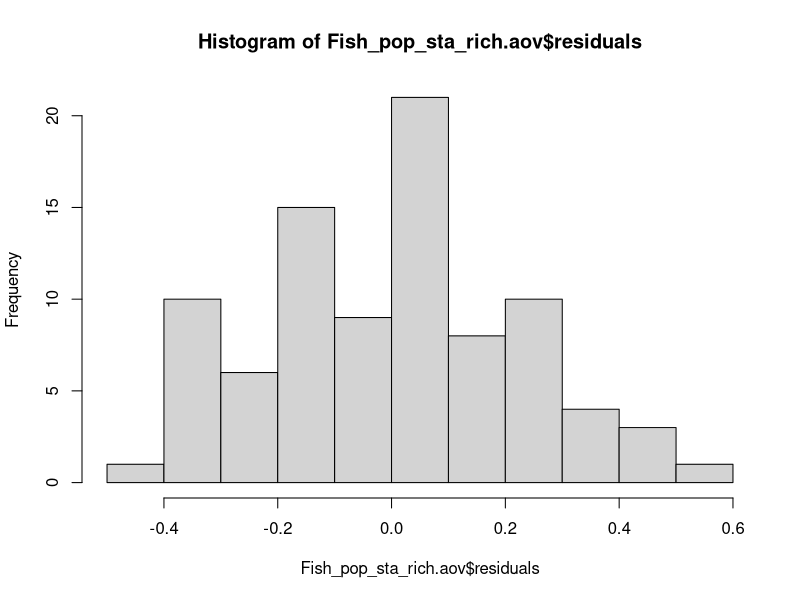
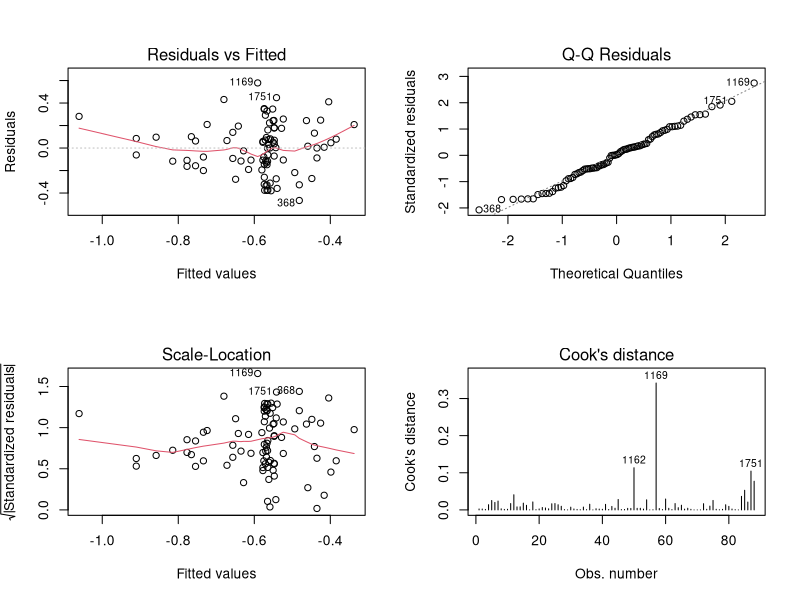
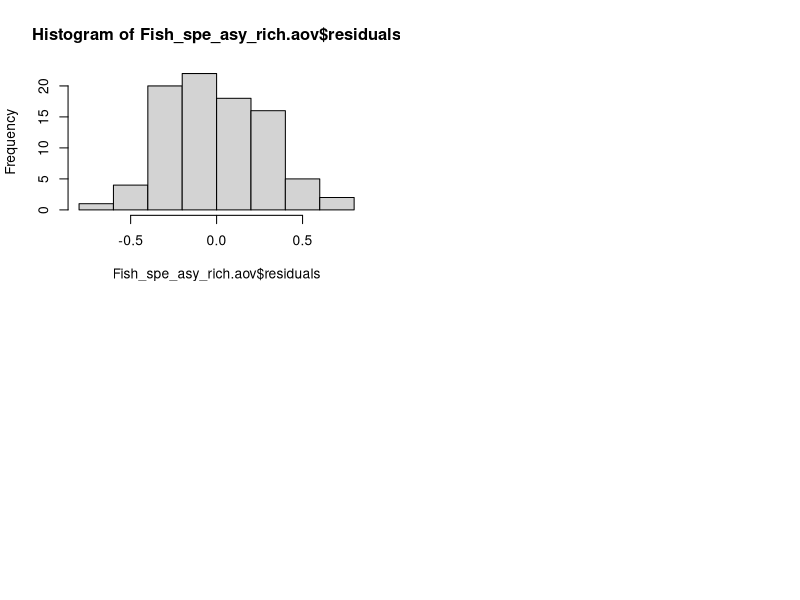
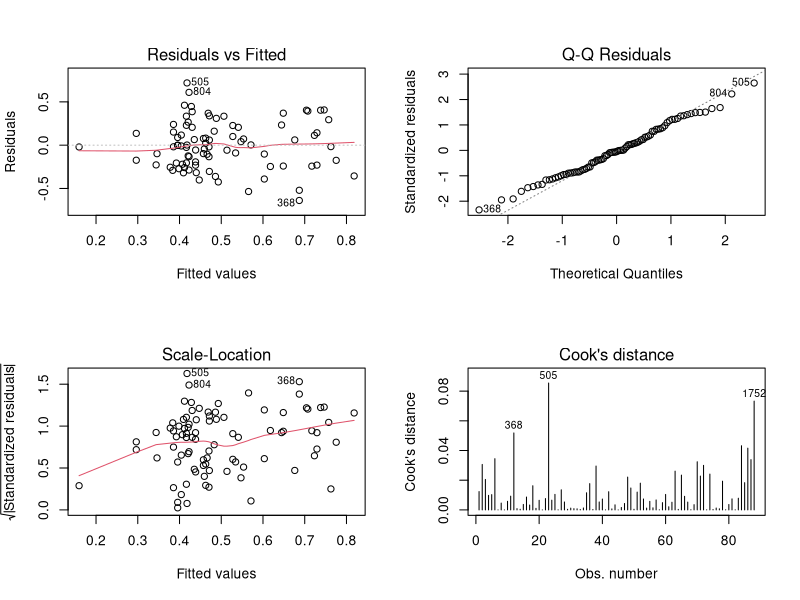
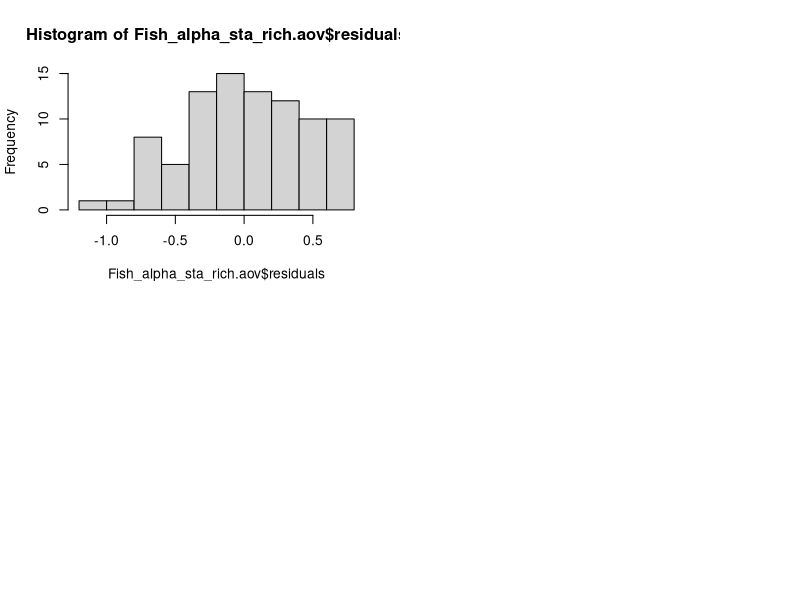
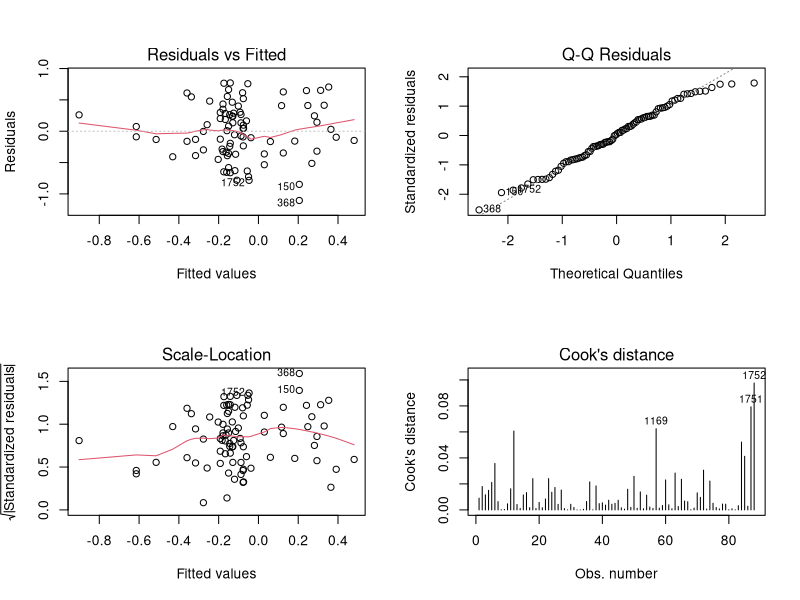
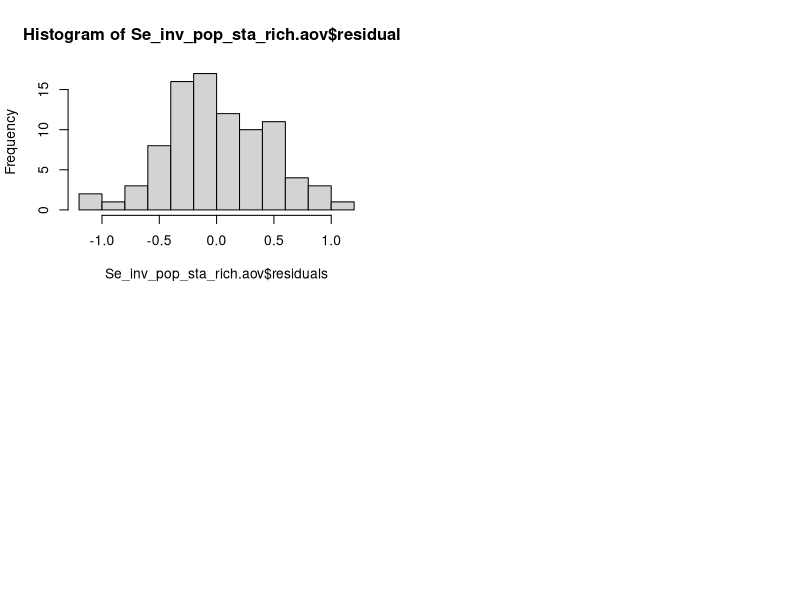
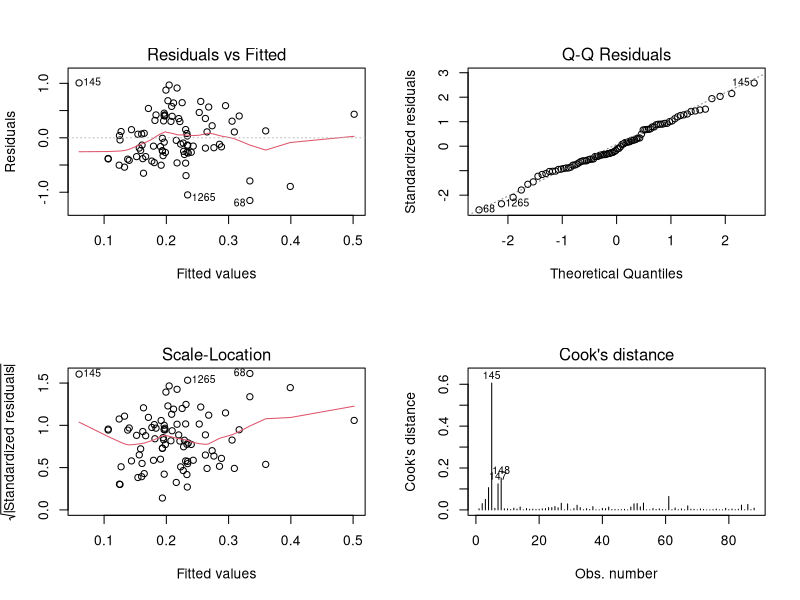

The R source for these figures, in order:
rm(list=ls())
#setwd("")

############################################# Local scale ####################################################          
##############################################################################################################
KFCD_local.data <- read.csv('KFCD_div_sta_local_ln.csv',header=T)
variable.names(KFCD_local.data)
summary(KFCD_local.data$times)

year_7_local.data <- KFCD_local.data[grep("7-year", KFCD_local.data$year_intervals),]

Fish.data <- year_7_local.data[grep("FISH", year_7_local.data$groups),]
Se_inv.data <- year_7_local.data[grep("SESSILE INVERT", year_7_local.data$groups),]
Mo_inv.data <- year_7_local.data[grep("MOBILE INVERT", year_7_local.data$groups),]
Alga.data <- year_7_local.data[grep("UNDERSTORY ALGAE", year_7_local.data$groups),]

##############################################################################################
# richness based
# 1. comparing the effects of heatwave on the diversity-stability relationships at local scale
# 1.1 Fish 
###################################################################### population stability
Fish_pop_sta_rich.aov <- aov(spe_sta ~ alphaD*times, data = Fish.data)
summary(Fish_pop_sta_rich.aov)
# Assess normality of residuals
hist(Fish_pop_sta_rich.aov$residuals)
# Inspect the model diagnostic metrics
par(mfrow=c(2,2))
plot(Fish_pop_sta_rich.aov, which=1:4)

######################################################################  species asynchrony
Fish_spe_asy_rich.aov <- aov(spe_asy ~ alphaD*times, data = Fish.data)
summary(Fish_spe_asy_rich.aov)
# Assess normality of residuals
hist(Fish_spe_asy_rich.aov$residuals)
# Inspect the model diagnostic metrics
par(mfrow=c(2,2))
plot(Fish_spe_asy_rich.aov, which=1:4)

######################################################################  alpha stability
Fish_alpha_sta_rich.aov <- aov(alpha_sta ~ alphaD*times, data = Fish.data)
summary(Fish_alpha_sta_rich.aov)
# Assess normality of residuals
hist(Fish_alpha_sta_rich.aov$residuals)
# Inspect the model diagnostic metrics
par(mfrow=c(2,2))
plot(Fish_alpha_sta_rich.aov, which=1:4)

# 1.2 Sessile invertebrates 
######################################################################  population stability
Se_inv_pop_sta_rich.aov <- aov(spe_sta ~ alphaD*times, data = Se_inv.data)
summary(Se_inv_pop_sta_rich.aov)
# Assess normality of residuals
hist(Se_inv_pop_sta_rich.aov$residuals)
# Inspect the model diagnostic metrics
par(mfrow=c(2,2))
plot(Se_inv_pop_sta_rich.aov, which=1:4)

######################################################################  species asynchrony
Se_inv_spe_asy_rich.aov <- aov(spe_asy ~ alphaD*times, data = Se_inv.data)
summary(Se_inv_spe_asy_rich.aov)
# Assess normality of residuals
hist(Se_inv_spe_asy_rich.aov$residuals)
# Inspect the model diagnostic metrics
par(mfrow=c(2,2))
plot(Se_inv_spe_asy_rich.aov, which=1:4)

######################################################################  alpha stability
Se_inv_alpha_sta_rich.aov <- aov(alpha_sta ~ alphaD*times, data = Se_inv.data)
summary(Se_inv_alpha_sta_rich.aov)
# Assess normality of residuals
hist(Se_inv_alpha_sta_rich.aov$residuals)
# Inspect the model diagnostic metrics
par(mfrow=c(2,2))
plot(Se_inv_alpha_sta_rich.aov, which=1:4)

# 1.3 Mobile invertebrates 
######################################################################  population stability
Mo_inv_pop_sta_rich.aov <- aov(spe_sta ~ alphaD*times, data = Mo_inv.data)
summary(Mo_inv_pop_sta_rich.aov)
# Assess normality of residuals
hist(Mo_inv_pop_sta_rich.aov$residuals)
# Inspect the model diagnostic metrics
par(mfrow=c(2,2))
plot(Mo_inv_pop_sta_rich.aov, which=1:4)

######################################################################  species asynchrony
Mo_inv_spe_asy_rich.aov <- aov(spe_asy ~ alphaD*times, data = Mo_inv.data)
summary(Mo_inv_spe_asy_rich.aov)
# Assess normality of residuals
hist(Mo_inv_spe_asy_rich.aov$residuals)
# Inspect the model diagnostic metrics
par(mfrow=c(2,2))
plot(Mo_inv_spe_asy_rich.aov, which=1:4)

######################################################################  alpha stability
Mo_inv_alpha_sta_rich.aov <- aov(alpha_sta ~ alphaD*times, data = Mo_inv.data)
summary(Mo_inv_alpha_sta_rich.aov)
# Assess normality of residuals
hist(Mo_inv_alpha_sta_rich.aov$residuals)
# Inspect the model diagnostic metrics
par(mfrow=c(2,2))
plot(Mo_inv_alpha_sta_rich.aov, which=1:4)

# 1.4 Understory Algae 
######################################################################  population stability
Alga_pop_sta_rich.aov <- aov(spe_sta ~ alphaD*times, data = Alga.data)
summary(Alga_pop_sta_rich.aov)
# Assess normality of residuals
hist(Alga_pop_sta_rich.aov$residuals)
# Inspect the model diagnostic metrics
par(mfrow=c(2,2))
plot(Alga_pop_sta_rich.aov, which=1:4)

######################################################################  species asynchrony
Alga_spe_asy_rich.aov <- aov(spe_asy ~ alphaD*times, data = Alga.data)
summary(Alga_spe_asy_rich.aov)
# Assess normality of residuals
hist(Alga_spe_asy_rich.aov$residuals)
# Inspect the model diagnostic metrics
par(mfrow=c(2,2))
plot(Alga_spe_asy_rich.aov, which=1:4)

######################################################################  alpha stability
Alga_alpha_sta_rich.aov <- aov(alpha_sta ~ alphaD*times, data = Alga.data)
summary(Alga_alpha_sta_rich.aov)
# Assess normality of residuals
hist(Alga_alpha_sta_rich.aov$residuals)
# Inspect the model diagnostic metrics
par(mfrow=c(2,2))
plot(Alga_alpha_sta_rich.aov, which=1:4)

##############################################################################################
# 1/Simpson based
# 1. comparing the effects of heatwave on the diversity-stability relationships at local scale
# 1.1 Fish 
#######################################################################  population stability
Fish_pop_sta_simp.aov <- aov(spe_sta ~ alphaD2*times, data = Fish.data)
summary(Fish_pop_sta_simp.aov)
# Assess normality of residuals
hist(Fish_pop_sta_simp.aov$residuals)
# Inspect the model diagnostic metrics
par(mfrow=c(2,2))
plot(Fish_pop_sta_simp.aov, which=1:4)

#######################################################################  species asynchrony
Fish_spe_asy_simp.aov <- aov(spe_asy ~ alphaD2*times, data = Fish.data)
summary(Fish_spe_asy_simp.aov)
# Assess normality of residuals
hist(Fish_spe_asy_simp.aov$residuals)
# Inspect the model diagnostic metrics
par(mfrow=c(2,2))
plot(Fish_spe_asy_simp.aov, which=1:4)

#######################################################################  alpha stability
Fish_alpha_sta_simp.aov <- aov(alpha_sta ~ alphaD2*times, data = Fish.data)
summary(Fish_alpha_sta_simp.aov)
# Assess normality of residuals
hist(Fish_alpha_sta_simp.aov$residuals)
# Inspect the model diagnostic metrics
par(mfrow=c(2,2))
plot(Fish_alpha_sta_simp.aov, which=1:4)

# 1.2 Sessile invertebrates 
#######################################################################  population stability
Se_inv_pop_sta_simp.aov <- aov(spe_sta ~ alphaD2*times, data = Se_inv.data)
summary(Se_inv_pop_sta_simp.aov)
# Assess normality of residuals
hist(Se_inv_pop_sta_simp.aov$residuals)
# Inspect the model diagnostic metrics
par(mfrow=c(2,2))
plot(Se_inv_pop_sta_simp.aov, which=1:4)

#######################################################################  species asynchrony
Se_inv_spe_asy_simp.aov <- aov(spe_asy ~ alphaD2*times, data = Se_inv.data)
summary(Se_inv_spe_asy_simp.aov)
# Assess normality of residuals
hist(Se_inv_spe_asy_simp.aov$residuals)
# Inspect the model diagnostic metrics
par(mfrow=c(2,2))
plot(Se_inv_spe_asy_simp.aov, which=1:4)

#######################################################################  alpha stability
Se_inv_alpha_sta_simp.aov <- aov(alpha_sta ~ alphaD2*times, data = Se_inv.data)
summary(Se_inv_alpha_sta_simp.aov)
# Assess normality of residuals
hist(Se_inv_alpha_sta_simp.aov$residuals)
# Inspect the model diagnostic metrics
par(mfrow=c(2,2))
plot(Se_inv_alpha_sta_simp.aov, which=1:4)

# 1.3 Mobile invertebrates 
#######################################################################  population stability
Mo_inv_pop_sta_simp.aov <- aov(spe_sta ~ alphaD2*times, data = Mo_inv.data)
summary(Mo_inv_pop_sta_simp.aov)
# Assess normality of residuals
hist(Mo_inv_pop_sta_simp.aov$residuals)
# Inspect the model diagnostic metrics
par(mfrow=c(2,2))
plot(Mo_inv_pop_sta_simp.aov, which=1:4)

#######################################################################  species asynchrony
Mo_inv_spe_asy_simp.aov <- aov(spe_asy ~ alphaD2*times, data = Mo_inv.data)
summary(Mo_inv_spe_asy_simp.aov)
# Assess normality of residuals
hist(Mo_inv_spe_asy_simp.aov$residuals)
# Inspect the model diagnostic metrics
par(mfrow=c(2,2))
plot(Mo_inv_spe_asy_simp.aov, which=1:4)

#######################################################################  alpha stability
Mo_inv_alpha_sta_simp.aov <- aov(alpha_sta ~ alphaD2*times, data = Mo_inv.data)
summary(Mo_inv_alpha_sta_simp.aov)
# Assess normality of residuals
hist(Mo_inv_alpha_sta_simp.aov$residuals)
# Inspect the model diagnostic metrics
par(mfrow=c(2,2))
plot(Mo_inv_alpha_sta_simp.aov, which=1:4)

# 1.4 Understory Algae 
#######################################################################  population stability
Alga_pop_sta_simp.aov <- aov(spe_sta ~ alphaD2*times, data = Alga.data)
summary(Alga_pop_sta_simp.aov)
# Assess normality of residuals
hist(Alga_pop_sta_simp.aov$residuals)
# Inspect the model diagnostic metrics
par(mfrow=c(2,2))
plot(Alga_pop_sta_simp.aov, which=1:4)

#######################################################################  species asynchrony
Alga_spe_asy_simp.aov <- aov(spe_asy ~ alphaD2*times, data = Alga.data)
summary(Alga_spe_asy_simp.aov)
# Assess normality of residuals
hist(Alga_spe_asy_simp.aov$residuals)
# Inspect the model diagnostic metrics
par(mfrow=c(2,2))
plot(Alga_spe_asy_simp.aov, which=1:4)

#######################################################################  alpha stability
Alga_alpha_sta_simp.aov <- aov(alpha_sta ~ alphaD2*times, data = Alga.data)
summary(Alga_alpha_sta_simp.aov)
# Assess normality of residuals
hist(Alga_alpha_sta_simp.aov$residuals)
# Inspect the model diagnostic metrics
par(mfrow=c(2,2))
plot(Alga_alpha_sta_simp.aov, which=1:4)


############################################# Regional scale ################################################# 
##############################################################################################################
KFCD_regional.data <- read.csv('KFCD_div_sta_regional_ln.csv',header=T)
variable.names(KFCD_regional.data)
summary(KFCD_regional.data$time)

year_7_regional.data <- KFCD_regional.data[grep("7-year", KFCD_regional.data$year_intervals),]

Fish_regional.data <- year_7_regional.data[grep("FISH", year_7_regional.data$groups),]
Se_inv_regional.data <- year_7_regional.data[grep("SESSILE INVERT", year_7_regional.data$groups),]
Mo_inv_regional.data <- year_7_regional.data[grep("MOBILE INVERT", year_7_regional.data$groups),]
Alga_regional.data <- year_7_regional.data[grep("UNDERSTORY ALGAE", year_7_regional.data$groups),]
##############################################################################################################

# 2. comparing the effects of heatwave on the diversity-stability relationships at broad scale
# 2.1 Fish 
#######################################################################  spatial asynchrony
Fish_spa_asy_rich.aov <- aov(spe_asy ~ betaD*times, data = Fish_regional.data)
summary(Fish_spa_asy_rich.aov)
# Assess normality of residuals
hist(Fish_spa_asy_rich.aov$residuals)
# Inspect the model diagnostic metrics
par(mfrow=c(2,2))
plot(Fish_spa_asy_rich.aov, which=1:4)

#######################################################################  gamma stability
Fish_gamma_sta_rich.aov <- aov(gamma_sta ~ gammaD*times, data = Fish_regional.data)
summary(Fish_gamma_sta_rich.aov)
# Assess normality of residuals
hist(Fish_gamma_sta_rich.aov$residuals)
# Inspect the model diagnostic metrics
par(mfrow=c(2,2))
plot(Fish_gamma_sta_rich.aov, which=1:4)

# 2.2 Sessile invertebrates
#######################################################################  spatial asynchrony
Se_inv_spa_asy_rich.aov <- aov(spe_asy ~ betaD*times, data = Se_inv_regional.data)
summary(Se_inv_spa_asy_rich.aov)
# Assess normality of residuals
hist(Se_inv_spa_asy_rich.aov$residuals)
# Inspect the model diagnostic metrics
par(mfrow=c(2,2))
plot(Se_inv_spa_asy_rich.aov, which=1:4)

#######################################################################  gamma stability
Se_inv_gamma_sta_rich.aov <- aov(gamma_sta ~ gammaD*times, data = Se_inv_regional.data)
summary(Se_inv_gamma_sta_rich.aov)
# Assess normality of residuals
hist(Se_inv_gamma_sta_rich.aov$residuals)
# Inspect the model diagnostic metrics
par(mfrow=c(2,2))
plot(Se_inv_gamma_sta_rich.aov, which=1:4)

# 2.3 Mobile invertebrates
#######################################################################  spatial asynchrony
Mo_inv_spa_asy_rich.aov <- aov(spe_asy ~ betaD*times, data = Mo_inv_regional.data)
summary(Mo_inv_spa_asy_rich.aov)
# Assess normality of residuals
hist(Mo_inv_spa_asy_rich.aov$residuals)
# Inspect the model diagnostic metrics
par(mfrow=c(2,2))
plot(Mo_inv_spa_asy_rich.aov, which=1:4)

#######################################################################  gamma stability
Mo_inv_gamma_sta_rich.aov <- aov(gamma_sta ~ gammaD*times, data = Mo_inv_regional.data)
summary(Mo_inv_gamma_sta_rich.aov)
# Assess normality of residuals
hist(Mo_inv_gamma_sta_rich.aov$residuals)
# Inspect the model diagnostic metrics
par(mfrow=c(2,2))
plot(Mo_inv_gamma_sta_rich.aov, which=1:4)

# 2.4 Understory Algae  
#######################################################################  spatial asynchrony
Alga_spa_asy_rich.aov <- aov(spe_asy ~ betaD*times, data = Alga_regional.data)
summary(Alga_spa_asy_rich.aov)
# Assess normality of residuals
hist(Alga_spa_asy_rich.aov$residuals)
# Inspect the model diagnostic metrics
par(mfrow=c(2,2))
plot(Alga_spa_asy_rich.aov, which=1:4)

#######################################################################  gamma stability
Alga_gamma_sta_rich.aov <- aov(gamma_sta ~ gammaD*times, data = Alga_regional.data)
summary(Alga_gamma_sta_rich.aov)
# Assess normality of residuals
hist(Alga_gamma_sta_rich.aov$residuals)
# Inspect the model diagnostic metrics
par(mfrow=c(2,2))
plot(Alga_gamma_sta_rich.aov, which=1:4)

##############################################################################################
# 1/Simpson based
# 2. comparing the effects of heatwave on the diversity-stability relationships at broad scale
# 2.1 Fish 
#######################################################################  spatial asynchrony
Fish_spa_asy_simp.aov <- aov(spe_asy ~ betaD2*times, data = Fish_regional.data)
summary(Fish_spa_asy_simp.aov)
# Assess normality of residuals
hist(Fish_spa_asy_simp.aov$residuals)
# Inspect the model diagnostic metrics
par(mfrow=c(2,2))
plot(Fish_spa_asy_simp.aov, which=1:4)

#######################################################################  gamma stability
Fish_gamma_sta_simp.aov <- aov(gamma_sta ~ gammaD2*times, data = Fish_regional.data)
summary(Fish_gamma_sta_simp.aov)
# Assess normality of residuals
hist(Fish_gamma_sta_simp.aov$residuals)
# Inspect the model diagnostic metrics
par(mfrow=c(2,2))
plot(Fish_gamma_sta_simp.aov, which=1:4)

# 2.2 Sessile invertebrates
#######################################################################  spatial asynchrony
Se_inv_spa_asy_simp.aov <- aov(spe_asy ~ betaD2*times, data = Se_inv_regional.data)
summary(Se_inv_spa_asy_simp.aov)
# Assess normality of residuals
hist(Se_inv_spa_asy_simp.aov$residuals)
# Inspect the model diagnostic metrics
par(mfrow=c(2,2))
plot(Se_inv_spa_asy_simp.aov, which=1:4)

#######################################################################  gamma stability
Se_inv_gamma_sta_simp.aov <- aov(gamma_sta ~ gammaD2*times, data = Se_inv_regional.data)
summary(Se_inv_gamma_sta_simp.aov)
# Assess normality of residuals
hist(Se_inv_gamma_sta_simp.aov$residuals)
# Inspect the model diagnostic metrics
par(mfrow=c(2,2))
plot(Se_inv_gamma_sta_simp.aov, which=1:4)

# 2.3 Mobile invertebrates
#######################################################################  spatial asynchrony
Mo_inv_spa_asy_simp.aov <- aov(spe_asy ~ betaD2*times, data = Mo_inv_regional.data)
summary(Mo_inv_spa_asy_simp.aov)
# Assess normality of residuals
hist(Mo_inv_spa_asy_simp.aov$residuals)
# Inspect the model diagnostic metrics
par(mfrow=c(2,2))
plot(Mo_inv_spa_asy_simp.aov, which=1:4)

#######################################################################  gamma stability
Mo_inv_gamma_sta_simp.aov <- aov(gamma_sta ~ gammaD2*times, data = Mo_inv_regional.data)
summary(Mo_inv_gamma_sta_simp.aov)
# Assess normality of residuals
hist(Mo_inv_gamma_sta_simp.aov$residuals)
# Inspect the model diagnostic metrics
par(mfrow=c(2,2))
plot(Mo_inv_gamma_sta_simp.aov, which=1:4)

# 2.4 Understory Algae  
#######################################################################  spatial asynchrony
Alga_spa_asy_simp.aov <- aov(spe_asy ~ betaD2*times, data = Alga_regional.data)
summary(Alga_spa_asy_simp.aov)
# Assess normality of residuals
hist(Alga_spa_asy_simp.aov$residuals)
# Inspect the model diagnostic metrics
par(mfrow=c(2,2))
plot(Alga_spa_asy_simp.aov, which=1:4)

#######################################################################  gamma stability
Alga_gamma_sta_simp.aov <- aov(gamma_sta ~ gammaD2*times, data = Alga_regional.data)
summary(Alga_gamma_sta_simp.aov)
# Assess normality of residuals
hist(Alga_gamma_sta_simp.aov$residuals)
# Inspect the model diagnostic metrics
par(mfrow=c(2,2))
plot(Alga_gamma_sta_simp.aov, which=1:4)



